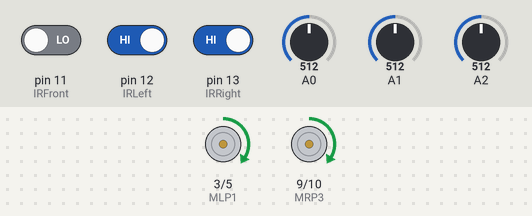
This sketch was run on a simulated Arduino Uno, built with avr-gcc and run on an emulated ATmega328P. Parts: motor-driver pin pairs drawn as motors (green arrow = first pin HIGH = forward, orange = second pin HIGH = backward, longer = more drive). Inputs (shaded band) come from the test bench; at power-on: pin 11 (IRFront) LOW, pin 12 (IRLeft) HIGH, pin 13 (IRRight) HIGH, A0 = 512, A1 = 512, A2 = 512. What the sketch prints to the serial monitor is not drawn.

Above: at 1.8 s.
1.9 s: pin 11 (IRFront) driven HIGH
At 2.5 s:
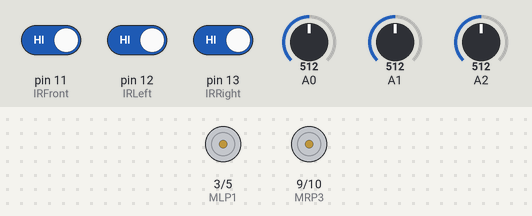
6.0 s: pin 11 (IRFront) driven LOW
At 6.6 s:
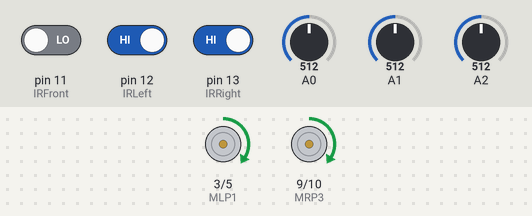
Timing chart, 0 to 9.0 s (numbered marks = the images above; inputs shaded):
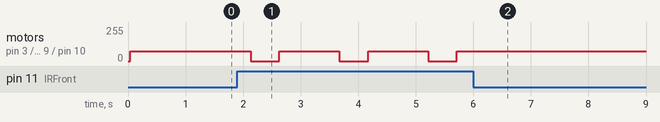

Measured:
- after the input at 1.9 s, motor on pin 3 (MLP1) / pin 5 (MLP2), motor on pin 9 (MRP3) / pin 10 (MRP4): alternates forward 75/255 for 1.0 s and stopped for 0.50 s, starting after 0.23 s
- after the input at 6.0 s, motor on pin 3 (MLP1) / pin 5 (MLP2), motor on pin 9 (MRP3) / pin 10 (MRP4): stops changing and stays forward 75/255

The sketch:

robotCar.ino
```cpp
#include <stdio.h>

int out = 0;
//Motors
const int MLP1 = 3; // 1 to 3
const int MLP2 = 5; // 2 to 5
const int MRP3 = 9; // 3 to 9
const int MRP4 = 10; // 4 to 10

//Photoresistors
const int PhotoWhiteL = A0; // Col J
const int PhotoBlack = A1; //Col D
const int PhotoWhiteR = A2; // Col A

// IR Sensors
const int IRFront = 11; //Col
const int IRLeft = 12;
const int IRRight = 13;

//Left - White: 280 - 285, Black: 260 - 265
//Middle - White: 370 - 375, Black: 300-305
//Right - White: 345-353, Black: 305- 315

// Left Photosensor Range
int lWhiteLow = 280;
int lWhiteHigh = 285;

int lBlackLow = 260;
int lBlackHigh = 265;

// Middle Photosensor Range
int mWhiteLow = 370;
int mWhiteHigh = 375;

int mBlackLow = 300;
int mBlackHigh = 305;

// Right Photosensor Range
int rWhiteLow = 345;
int rWhiteHigh = 353;

int rBlackLow = 305;
int rBlackHigh = 315;

void setup() {
  // put your setup code here, to run once:

  Serial.begin(9600);

  //MOTORS
  pinMode(MLP1, OUTPUT);
  pinMode(MLP2, OUTPUT);
  pinMode(MRP3, OUTPUT);
  pinMode(MRP4, OUTPUT);


  //IR Sensors
  pinMode(IRLeft, INPUT);
  pinMode(IRFront, INPUT);
  pinMode(IRRight, INPUT);
}

void loop() {
  int rWhite = analogRead(A0);
  int black = analogRead(A1);
  int lWhite = analogRead(A2);

  int leftIR = digitalRead(IRLeft);
  int rightIR = digitalRead(IRRight);
  int frontIR = digitalRead(IRFront);

  //PhotoResistors


  char buffer[400];
  Serial.println("\nPhotoresistors");
  out = sprintf(buffer, "leftWhite: %d, middleBlack: %d, rightWhite: %d", lWhite, black, rWhite);
  for(int k = 0; k <= out; k++)
  {
    Serial.print(buffer[k]);
  }

  Serial.println("\nIRSensor");
  out = sprintf(buffer, "Left: %d, Front: %d, Right: %d", leftIR, frontIR, rightIR);
  for(int l = 0; l <= out; l++)
  {
    Serial.print(buffer[l]);
  }

/*
  digitalWrite(MLP1, HIGH);
  digitalWrite(MLP2, LOW);
  digitalWrite(MRP3, HIGH);
  digitalWrite(MRP4, LOW);
 */
  /*
  Serial.println("leftWhite: ");
  Serial.println(lWhite);


  Serial.println("middleBlack: ");
  Serial.println(black);


  Serial.println("rightWhite: ");
  Serial.println(rWhite);
*/

  //Checking to see if it on the black tape, if it is, then drive straight)
  /*
  if( ((lWhite > lWhiteLow) && (lWhite < lWhiteHigh)) && ((rWhite > rWhiteLow) && (rWhite < rWhiteHigh)) && ((black > mBlackLow) && (black < mBlackHigh)))
  {
    analogWrite(MLP1, 150);
    digitalWrite(MLP2, LOW);
    //analogWrite(MLP2, motorValue);
    analogWrite(MRP3, 150);
    //analogWrite(MRP4, motorValue);
    digitalWrite(MRP4, LOW);
    delay(30);
  }

*/
  if(frontIR == 1)
  {
    digitalWrite(MLP1, LOW);
    digitalWrite(MLP2, LOW);
    digitalWrite(MRP3, LOW);
    digitalWrite(MRP4, LOW);
    delay(500);
  }


    analogWrite(MLP1, 75);
    digitalWrite(MLP2, LOW);
   //analogWrite(MLP2, motorValue);
    analogWrite(MRP3, 75);
    //analogWrite(MRP4, motorValue);
    digitalWrite(MRP4, LOW);
    delay(500);

/*
  else if((lWhite > black) && (rWhite > black) && ((black < lWhite) && (black < rWhite)))
  {
    analogWrite(MLP1, 175);
    digitalWrite(MLP2, LOW);
    //analogWrite(MLP2, motorValue);
    analogWrite(MRP3, 175);
    //analogWrite(MRP4, motorValue);
    digitalWrite(MRP4, LOW);
    delay(500);
  }
  */
/*
  else if( ((lWhite < black) && (lWhite < rWhite)))
  {
    analogWrite(MLP2, 175);
    digitalWrite(MLP1, LOW);
    //analogWrite(MLP2, motorValue);
    analogWrite(MRP3, 175);
    //analogWrite(MRP4, motorValue);
    digitalWrite(MRP4, LOW);
    delay(500);
  }


  else if( ((rWhite < black) && (rWhite < lWhite)))
  {
    analogWrite(MLP1, 175);
    digitalWrite(MLP2, LOW);
    //analogWrite(MLP2, motorValue);
    analogWrite(MRP4, 175);
    //analogWrite(MRP4, motorValue);
    digitalWrite(MRP3, LOW);
    delay(500);
  }
*/


  delay(500);

/*
   digitalWrite(MLP1, HIGH);
   digitalWrite(MLP2, LOW);


   digitalWrite(MRP3, HIGH);
   digitalWrite(MRP4, LOW);
*/
   /*
    analogWrite(MLP1, 150);
    digitalWrite(MLP2, LOW);
    //analogWrite(MLP2, motorValue);
    analogWrite(MRP3, 150);
    //analogWrite(MRP4, motorValue);
    digitalWrite(MRP4, LOW);
    delay(30);
    */
  /*
  for(int motorValue = 255; motorValue > 0; motorValue -=15)
  {
    analogWrite(MLP1, 150);
    digitalWrite(MLP2, LOW);
    //analogWrite(MLP2, motorValue);
    analogWrite(MRP3, 150);
    //analogWrite(MRP4, motorValue);
    digitalWrite(MRP4, LOW);
    delay(30);
  }
*/


}
```
